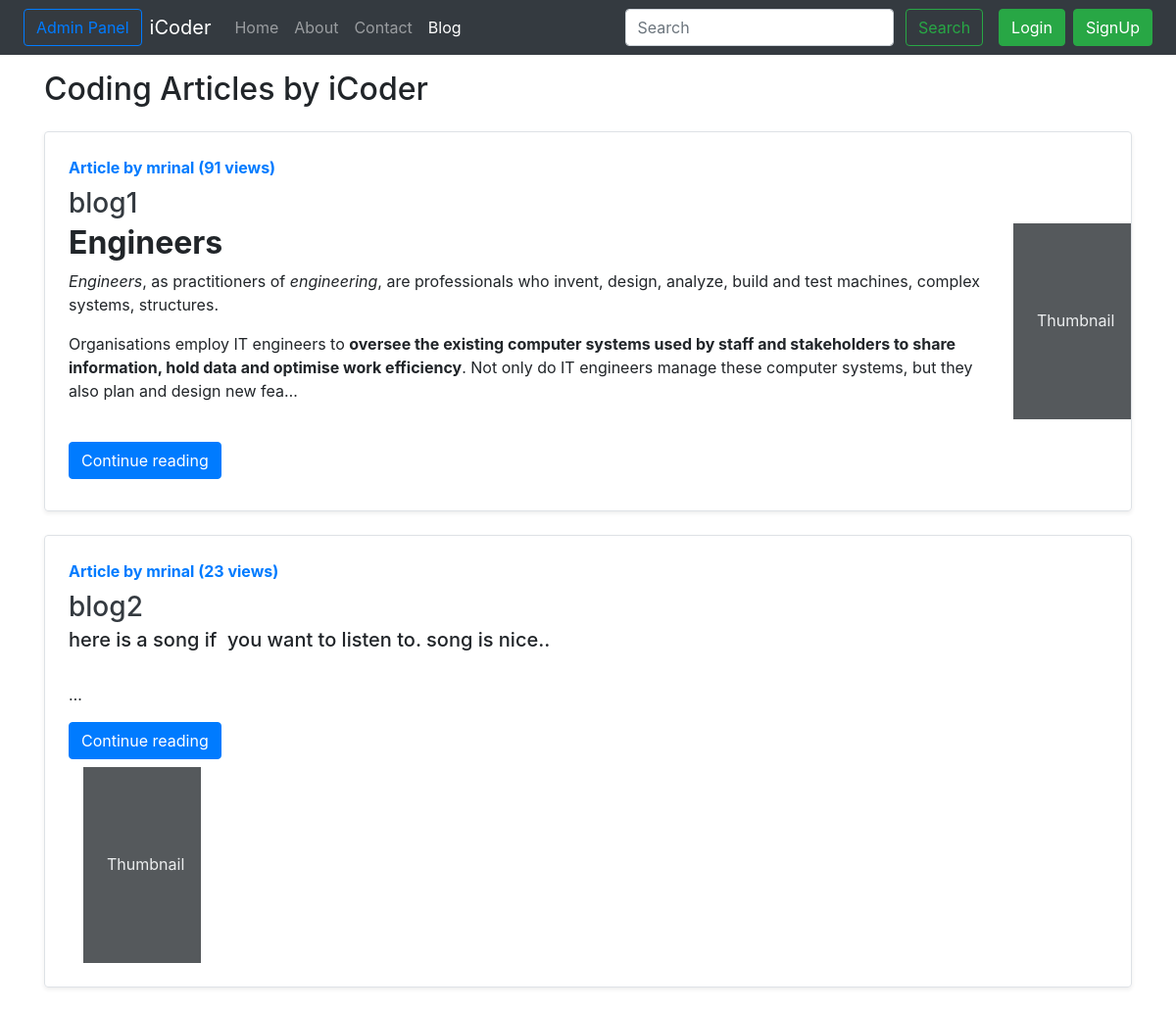
Screenshot of /blog/ with the database file from the repository.
### blog/models.py (models this page shows, shortened)
class Post(models.Model):
    sno=models.AutoField(primary_key=True)
    title=models.CharField(max_length=255)
    views= models.IntegerField(default=0)
    author=models.CharField(max_length=14)
    slug=models.CharField(max_length=130)
    timeStamp=models.DateTimeField(blank=True)
    content=models.TextField()

### blog/views.py (the view)
# urls.py: path('', views.blogHome, name="bloghome"),
def blogHome(request):
    allPosts= Post.objects.all()
    context={'allPosts': allPosts}
    return render(request, "blog/blogHome.html", context)

### templates/blog/blogHome.html (shortened to what this page needs)
{% extends 'base.html' %}
{% block blogactive %} active {% endblock blogactive %}
{% block body %}
<div class="container my-3">
    <h2>Coding Articles by iCoder</h2>
    {% for post in allPosts %}
    <div
        class="row no-gutters border rounded overflow-hidden flex-md-row mb-4 shadow-sm h-md-250 my-4 position-relative">
        <div class="col p-4 d-flex flex-column position-static">
            <strong class="d-inline-block mb-2 text-primary">Article by {{post.author}} ({{post.views}} views)</strong>
            <h3 class="mb-0"><a class="text-dark" href="/blog/{{post.slug}}"> {{post.title}} </a> </h3>
            <p class="card-text mb-auto">
            <div class="preview">{{post.content|safe| truncatechars:500}}
            </div>
             </p>
            <div class="my-2">
                <a href="/blog/{{post.slug}}" role="button" class="btn btn-primary">Continue reading</a>
            </div>
        </div>
        <div class="col-auto d-none d-lg-block ml-auto mt-auto mb-auto ">
            <svg class="bd-placeholder-img" width="120" height="200" xmlns="/static/img/thumbnail.svg"
                preserveAspectRatio="xMidYMid slice" focusable="false" role="img" aria-label="Placeholder: Thumbnail">
                <rect width="100%" height="100%" fill="#55595c"></rect><text x="20%" y="50%" fill="#eceeef"
                    dy=".3em">Thumbnail</text>
            </svg>
        </div>
    </div>
    {% endfor %}
</div>
{% endblock %}

### templates/base.html (shortened to what this page needs)
<!doctype html>
<html lang="en">
<head>
  <link rel="stylesheet" href="https://stackpath.bootstrapcdn.com/bootstrap/4.5.2/css/bootstrap.min.css"
>
</head>
<body>
  <nav class="navbar navbar-expand-lg navbar-dark bg-dark">
    <a href="/admin" role="button" target="_blank" class="btn btn-outline-primary m-2 my-sm-0 "> Admin Panel </a>
    <a class="navbar-brand" href="/">iCoder</a>
    <div class="collapse navbar-collapse" id="navbarSupportedContent">
      <ul class="navbar-nav mr-auto">
        <li class="nav-item {% block homeactive %}  {% endblock homeactive %}">
          <a class="nav-link" href="/">Home <span class="sr-only">(current)</span></a>
        </li>
        <li class="nav-item {% block aboutactive %}  {% endblock aboutactive %}">
          <a class="nav-link" href="/about">About</a>
        </li>
        <li class="nav-item {% block contactactive %}  {% endblock contactactive %} ">
          <a class="nav-link" href="/contact">Contact</a>
        </li>
        <li class="nav-item {% block blogactive %}  {% endblock blogactive %} ">
          <a class="nav-link" href="/blog">Blog</a>
        </li>
      </ul>
      <div class="ml-auto form-inline ">
        <form method="get" action="/search" class="my-2 my-lg-0 mx-3">
          <input class="form-control mr-sm-2" type="search" placeholder="Search" aria-label="Search" name="query"
            id="query">
          <button class="btn btn-outline-success my-2 my-sm-0 " type="submit">Search</button>
        </form>
        {% if user.is_authenticated %}
        <ul class="navbar-nav mr-2">
          <li class="nav-item dropdown">
            <a class="nav-link dropdown-toggle" href='#' id="navbarDropdown" role="button" data-toggle="dropdown">
              Welcome {{request.user}}</a>
            <div class="dropdown-menu" aria-labelledby="navbarDropdown">
              <a class="dropdown-item" href="/logout">Logout</a>
            </div>
          </li>
        </ul>
      </div>
      {% else %}
      <button type="button" class="btn btn-success mr-2" data-toggle="modal" data-target="#loginModal">
        Login
      </button>
      <button type="button" class="btn btn-success mr-2" data-toggle="modal" data-target="#signupModal">
        SignUp
      </button>
      {% endif %}
    </div>
  </nav>
  {% block body %} {% endblock body %}
</body>
</html>

### rows the page displays
Post: author "mrinal", views "91", title "blog1", content "Engineers Engineers , as practitioners of engineering , are professionals who invent, design, analyze, build and test machines, complex systems, structures. Organisations employ IT engineers to oversee the existing computer systems used by staff and stakeholders to share information, hold data and optimise work efficiency . Not only do IT engineers manage these computer systems, but they also plan and design new fea…"
Post: author "mrinal", views "23", title "blog2", content "here is a song if you want to listen to. song is nice.. …"
